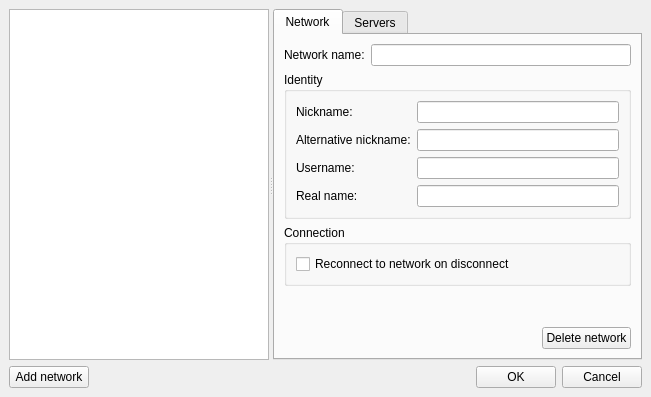
<?xml version="1.0" encoding="UTF-8"?>
<ui version="4.0">
 <class>FormNetworks</class>
 <widget class="QMainWindow" name="FormNetworks">
  <property name="geometry">
   <rect>
    <x>0</x>
    <y>0</y>
    <width>651</width>
    <height>397</height>
   </rect>
  </property>
  <property name="windowTitle">
   <string>irc2me: Networks</string>
  </property>
  <widget class="QWidget" name="centralwidget">
   <layout class="QVBoxLayout" name="verticalLayout_5">
    <item>
     <widget class="QSplitter" name="splitter">
      <property name="orientation">
       <enum>Qt::Horizontal</enum>
      </property>
      <widget class="QWidget" name="verticalLayoutWidget_2">
       <layout class="QVBoxLayout" name="verticalLayout_4">
        <item>
         <widget class="QListWidget" name="listWidget_networks"/>
        </item>
       </layout>
      </widget>
      <widget class="QTabWidget" name="tabWidget">
       <property name="enabled">
        <bool>true</bool>
       </property>
       <property name="currentIndex">
        <number>0</number>
       </property>
       <widget class="QWidget" name="tab_2">
        <attribute name="title">
         <string>Network</string>
        </attribute>
        <layout class="QVBoxLayout" name="verticalLayout_7">
         <item>
          <layout class="QFormLayout" name="formLayout_2">
           <item row="0" column="1">
            <widget class="QLineEdit" name="lineEdit_networkname"/>
           </item>
           <item row="0" column="0">
            <widget class="QLabel" name="label_3">
             <property name="text">
              <string>Network name:</string>
             </property>
            </widget>
           </item>
          </layout>
         </item>
         <item>
          <widget class="QGroupBox" name="groupBox_2">
           <property name="title">
            <string>Identity</string>
           </property>
           <layout class="QVBoxLayout" name="verticalLayout_6">
            <item>
             <layout class="QFormLayout" name="formLayout">
              <item row="0" column="0">
               <widget class="QLabel" name="label_5">
                <property name="text">
                 <string>Nickname:</string>
                </property>
               </widget>
              </item>
              <item row="2" column="0">
               <widget class="QLabel" name="label_4">
                <property name="text">
                 <string>Username:</string>
                </property>
               </widget>
              </item>
              <item row="0" column="1">
               <widget class="QLineEdit" name="lineEdit_ident_nickname"/>
              </item>
              <item row="2" column="1">
               <widget class="QLineEdit" name="lineEdit_ident_username"/>
              </item>
              <item row="1" column="0">
               <widget class="QLabel" name="label_6">
                <property name="text">
                 <string>Alternative nickname:</string>
                </property>
               </widget>
              </item>
              <item row="1" column="1">
               <widget class="QLineEdit" name="lineEdit_ident_nickname_alt"/>
              </item>
              <item row="3" column="0">
               <widget class="QLabel" name="label_7">
                <property name="text">
                 <string>Real name:</string>
                </property>
               </widget>
              </item>
              <item row="3" column="1">
               <widget class="QLineEdit" name="lineEdit_ident_realname"/>
              </item>
             </layout>
            </item>
           </layout>
          </widget>
         </item>
         <item>
          <widget class="QGroupBox" name="groupBox_3">
           <property name="title">
            <string>Connection</string>
           </property>
           <layout class="QVBoxLayout" name="verticalLayout_8">
            <item>
             <widget class="QCheckBox" name="checkBox_reconnect">
              <property name="text">
               <string>Reconnect to network on disconnect</string>
              </property>
             </widget>
            </item>
           </layout>
          </widget>
         </item>
         <item>
          <spacer name="verticalSpacer">
           <property name="orientation">
            <enum>Qt::Vertical</enum>
           </property>
           <property name="sizeHint" stdset="0">
            <size>
             <width>20</width>
             <height>40</height>
            </size>
           </property>
          </spacer>
         </item>
         <item>
          <layout class="QHBoxLayout" name="horizontalLayout">
           <item>
            <spacer name="horizontalSpacer_3">
             <property name="orientation">
              <enum>Qt::Horizontal</enum>
             </property>
             <property name="sizeHint" stdset="0">
              <size>
               <width>40</width>
               <height>20</height>
              </size>
             </property>
            </spacer>
           </item>
           <item>
            <widget class="QPushButton" name="pushButton_network_delete">
             <property name="text">
              <string>Delete network</string>
             </property>
            </widget>
           </item>
          </layout>
         </item>
        </layout>
       </widget>
       <widget class="QWidget" name="tab">
        <attribute name="title">
         <string>Servers</string>
        </attribute>
        <layout class="QVBoxLayout" name="verticalLayout_3">
         <item>
          <layout class="QHBoxLayout" name="horizontalLayout_2">
           <item>
            <widget class="QListWidget" name="listWidget_servers"/>
           </item>
           <item>
            <layout class="QVBoxLayout" name="verticalLayout">
             <item>
              <widget class="QPushButton" name="pushButton_server_add">
               <property name="text">
                <string>Add server</string>
               </property>
              </widget>
             </item>
             <item>
              <widget class="QPushButton" name="pushButton_server_delete">
               <property name="text">
                <string>Delete server</string>
               </property>
              </widget>
             </item>
             <item>
              <spacer name="verticalSpacer_2">
               <property name="orientation">
                <enum>Qt::Vertical</enum>
               </property>
               <property name="sizeHint" stdset="0">
                <size>
                 <width>20</width>
                 <height>40</height>
                </size>
               </property>
              </spacer>
             </item>
            </layout>
           </item>
          </layout>
         </item>
         <item>
          <widget class="QGroupBox" name="groupBox">
           <property name="enabled">
            <bool>true</bool>
           </property>
           <property name="title">
            <string>Details</string>
           </property>
           <layout class="QVBoxLayout" name="verticalLayout_2">
            <item>
             <layout class="QGridLayout" name="gridLayout">
              <item row="0" column="0">
               <widget class="QLabel" name="label">
                <property name="text">
                 <string>Server address:</string>
                </property>
               </widget>
              </item>
              <item row="0" column="1">
               <widget class="QLabel" name="label_2">
                <property name="sizePolicy">
                 <sizepolicy hsizetype="Fixed" vsizetype="Preferred">
                  <horstretch>0</horstretch>
                  <verstretch>0</verstretch>
                 </sizepolicy>
                </property>
                <property name="text">
                 <string>Port:</string>
                </property>
               </widget>
              </item>
              <item row="1" column="0">
               <widget class="QLineEdit" name="lineEdit_server_address">
                <property name="sizePolicy">
                 <sizepolicy hsizetype="Expanding" vsizetype="Fixed">
                  <horstretch>0</horstretch>
                  <verstretch>0</verstretch>
                 </sizepolicy>
                </property>
               </widget>
              </item>
              <item row="1" column="1">
               <widget class="QSpinBox" name="spinBox_server_port">
                <property name="sizePolicy">
                 <sizepolicy hsizetype="Fixed" vsizetype="Fixed">
                  <horstretch>0</horstretch>
                  <verstretch>0</verstretch>
                 </sizepolicy>
                </property>
                <property name="maximum">
                 <number>9999</number>
                </property>
                <property name="value">
                 <number>6667</number>
                </property>
               </widget>
              </item>
             </layout>
            </item>
            <item>
             <widget class="QCheckBox" name="checkBox_server_tls">
              <property name="text">
               <string>Use TLS/SSL</string>
              </property>
             </widget>
            </item>
           </layout>
          </widget>
         </item>
        </layout>
       </widget>
      </widget>
     </widget>
    </item>
    <item>
     <layout class="QHBoxLayout" name="horizontalLayout_4">
      <item>
       <widget class="QPushButton" name="pushButton_network_add">
        <property name="text">
         <string>Add network</string>
        </property>
       </widget>
      </item>
      <item>
       <spacer name="horizontalSpacer_2">
        <property name="orientation">
         <enum>Qt::Horizontal</enum>
        </property>
        <property name="sizeHint" stdset="0">
         <size>
          <width>40</width>
          <height>20</height>
         </size>
        </property>
       </spacer>
      </item>
      <item>
       <widget class="QPushButton" name="pushButton_ok">
        <property name="text">
         <string>OK</string>
        </property>
       </widget>
      </item>
      <item>
       <widget class="QPushButton" name="pushButton_cancel">
        <property name="text">
         <string>Cancel</string>
        </property>
       </widget>
      </item>
     </layout>
    </item>
   </layout>
  </widget>
  <widget class="QMenuBar" name="menubar">
   <property name="geometry">
    <rect>
     <x>0</x>
     <y>0</y>
     <width>651</width>
     <height>21</height>
    </rect>
   </property>
  </widget>
 </widget>
 <resources/>
 <connections/>
</ui>
